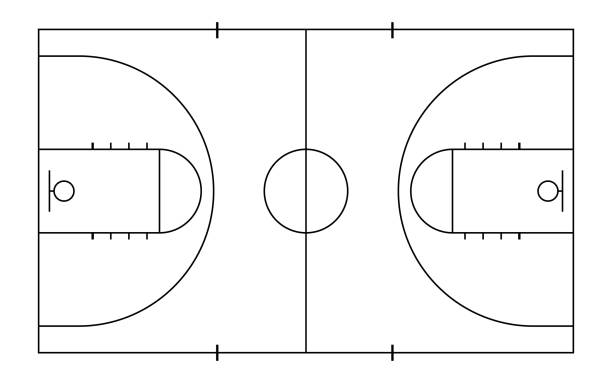
#> input picture courtloc/court.jpg, 612 x 383 px, found by its file name
$ python court.py
#> lines starting #> are read from the running program, lines starting #| are printed output that depends on the picture
import matplotlib.pyplot as plt
import matplotlib.image as mpimg

court_img = mpimg.imread('courtloc/court.jpg')
#> court_img is the input picture: shape (383, 612); min 0, max 255, mean 246.8
fig, ax = plt.subplots()
ax.imshow(court_img)

shot_x = [78,83,189,163,81,60,53,59.5,195,76,87,533,519,508,546,527,427,521,491,539,524,504,538,528

]

shot_y = [157,183,281,309,139,158,177,83,107,206,167,208,223,288,205,218,296,219,179,198,170,198,168,171

]


shot_missed_y = [195,200,198,300,216,335,187,208,288,316,103,201,208,293,214,220,316,331,152,223,202,149,30,90,89,219,149,187,159,39,108,198,286,204,214,198,136,234,205,195,202,185,341,239,329,118,304]
shot_missed_x = [65,220,87,179,51,75,77,57,194,175,208,136,41,164,145,125,125,42,46,230,66,94,40,179,139,213,429,510,538,562,440,519,413,391,533,558,385,510,540,522,545,372,545,440,505,401,443]

# [4 lines of commented-out code are left out]

turnover_x = [199,183,94,68,454,514,418,527]
turnover_y = [191,256,224,194,220,82,207,149]

#ax.scatter(misplay_x, misplay_y, c='purple', marker='D', label='Misplays')
ax.scatter(shot_x, shot_y, c='green', marker='D', label='Makes')
ax.scatter(shot_missed_x, shot_missed_y, c='red', marker = 'o', label='Misses')
#ax.scatter(block_x, block_y, c='orange', marker='o', label='Blocks')
ax.scatter(turnover_x,turnover_y,c='blue', marker='o', label='Turnovers')

ax.set_xlabel('<-SOUTH Distance from baseline NORTH->')
ax.set_ylabel('<-EAST Distance from sideline WEST->')
ax.set_title('Offense Occurrences v.s. Memorial')
ax.legend()

plt.show()
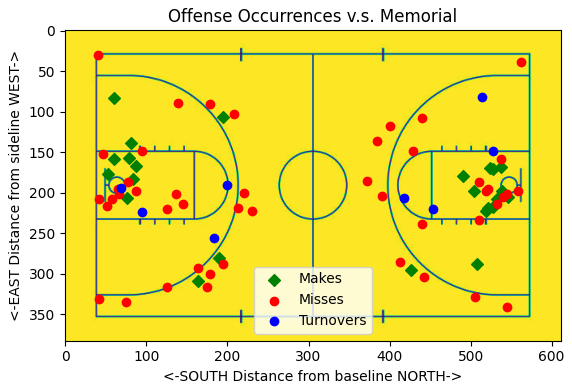
#> figure drawn by matplotlib, 1 panel
